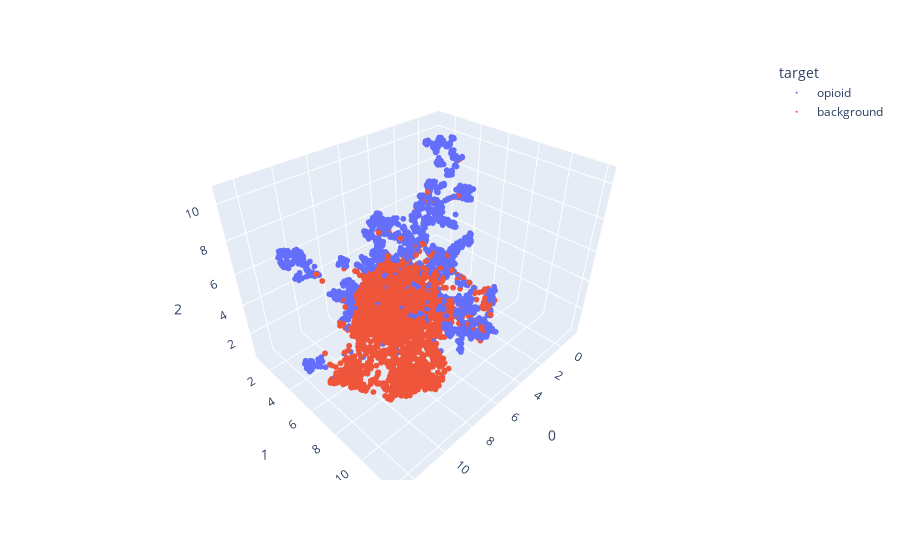

The notebook cell saved with this chart:
### Code cell
# execute UMAP
reducer = umap.UMAP(n_components=3, n_neighbors=20, min_dist=0.5, metric='precomputed', init='random')
mapper3D = reducer.fit_transform(dist_mat_FP)

# plot in 3D
fig = px.scatter_3d(
    mapper3D, x=0, y=1, z=2,
    color=df['Target'], labels={'color': 'target'}
)

fig.update_traces(marker_size=2)
fig.show()

### Figure 1 — Plotly figure (JSON) as saved in the notebook; plotly's stock layout.template omitted (floating-point values rounded to 4 significant figures; data arrays with more than 128 entries replaced by an {"elided": "..."} marker saying what was removed)
{"data": [{"hovertemplate": "target=opioid<br>0=%{x}<br>1=%{y}<br>2=%{z}<extra></extra>", "legendgroup": "opioid", "marker": {"color": "#636efa", "size": 2, "symbol": "circle"}, "mode": "markers", "name": "opioid", "scene": "scene", "showlegend": true, "type": "scatter3d", "x": {"elided": "3000 float values"}, "y": {"elided": "3000 float values"}, "z": {"elided": "3000 float values"}}, {"hovertemplate": "target=background<br>0=%{x}<br>1=%{y}<br>2=%{z}<extra></extra>", "legendgroup": "background", "marker": {"color": "#EF553B", "size": 2, "symbol": "circle"}, "mode": "markers", "name": "background", "scene": "scene", "showlegend": true, "type": "scatter3d", "x": {"elided": "3000 float values"}, "y": {"elided": "3000 float values"}, "z": {"elided": "3000 float values"}}], "layout": {"legend": {"title": {"text": "target"}, "tracegroupgap": 0}, "margin": {"t": 60}, "scene": {"domain": {"x": [0, 1], "y": [0, 1]}, "xaxis": {"title": {"text": "0"}}, "yaxis": {"title": {"text": "1"}}, "zaxis": {"title": {"text": "2"}}}}}
